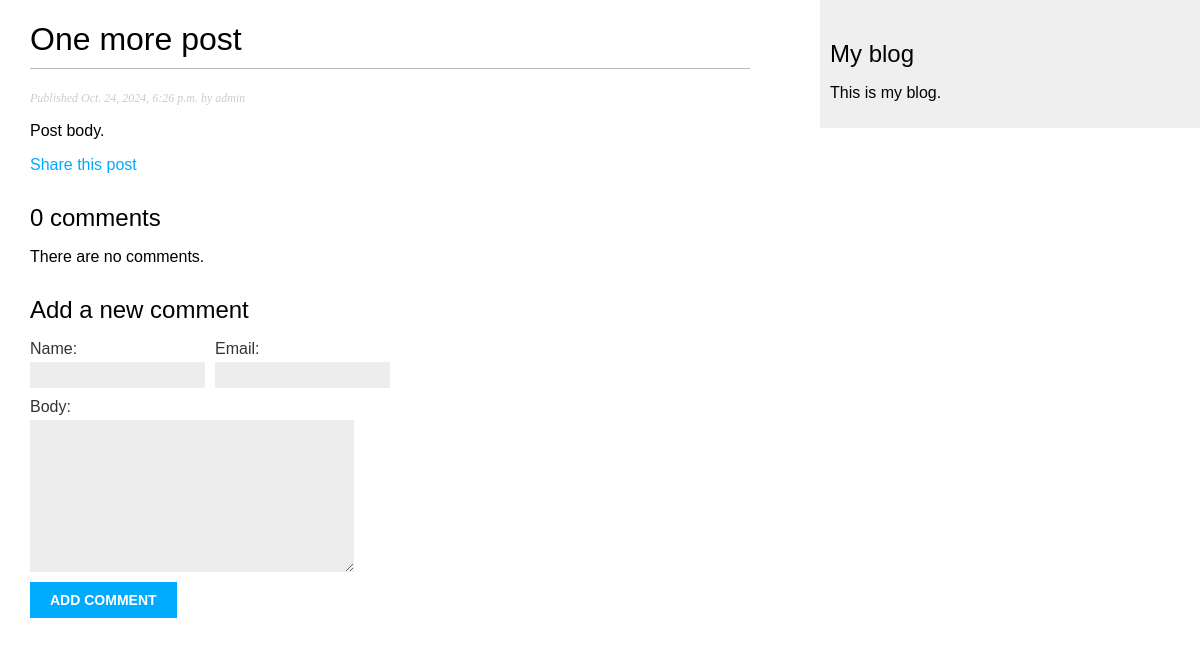
Page /blog/2024/10/24/one-more-post on the earlier database version.
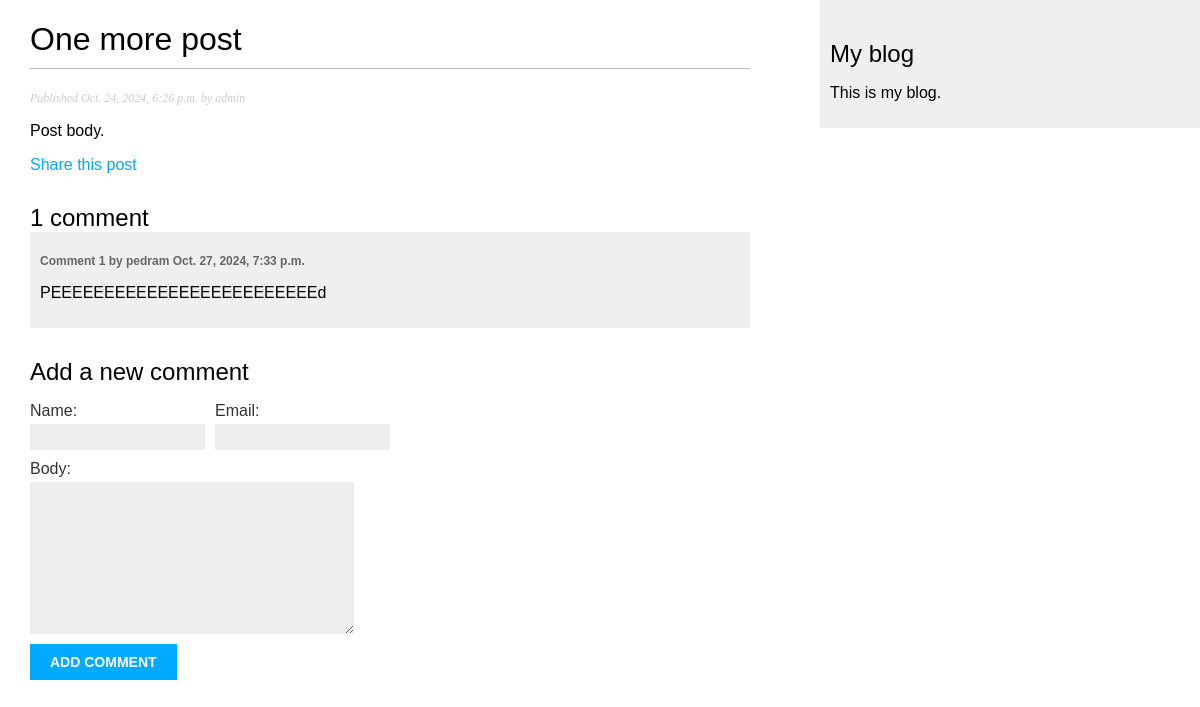
Same page on the later database version.
### blog/models.py (models this page shows, shortened)
class Comment(models.Model):
    post = models.ForeignKey(
        Post, on_delete=models.CASCADE, related_name="comments")
    name = models.CharField(max_length=80)
    email = models.EmailField()
    body = models.TextField()
    created = models.DateTimeField(auto_now_add=True)
    updated = models.DateTimeField(auto_now=True)
    active = models.BooleanField(default=True)
    class Meta:
        ordering = ['created']
        indexes = [
            models.Index(fields=['created'])
        ]

### blog/views.py (the view)
def post_detail(request, year, month, day, post):
    post = get_object_or_404(Post, status=Post.Status.PUBLISHED, slug=post,
                             publish__year=year, publish__month=month, publish__day=day)
    comments = post.comments.filter(active=True)
    form = CommentForm()
    return render(request, "blog/post/detail.html", {"post": post, "comments": comments, "form": form})

### blog/forms.py
class CommentForm(forms.ModelForm):
    class Meta:
        model = Comment
        fields = ["name", "email", "body"]

### blog/templates/blog/post/detail.html (shortened to what this page needs)
{% extends "blog/base.html" %}
{% block content %}
  <h1>{{ post.title }}</h1>
  <p class="date">
    Published {{ post.publish }} by {{ post.author }}
  </p>
  {{ post.body|linebreaks }}
  <p>
    <a href="{% url "blog:post_share" post.id %}">
      Share this post
    </a>
  </p>
  {% with comments.count as total_comments %}
    <h2>
      {{ total_comments }} comment{{ total_comments|pluralize }}
    </h2>
  {% endwith %}
  {% for comment in comments %}
  <div class="comment">
  <p class="info">
  Comment {{ forloop.counter }} by {{ comment.name }}
  {{ comment.created }}
  </p>
  {{ comment.body|linebreaks }}
  </div>
  {% empty %}
  <p>There are no comments.</p>
  {% endfor %}
  {% include "blog/post/includes/comment_form.html" %}
{% endblock %}

Differences in the rows shown:
added Comment: name "pedram", created "Oct. 27, 2024, 7:33 p.m.", body "PEEEEEEEEEEEEEEEEEEEEEEEEEd"
Other differences:
{{ total_comments }}: "0" → "1"
text no longer shown: "There are no comments."
